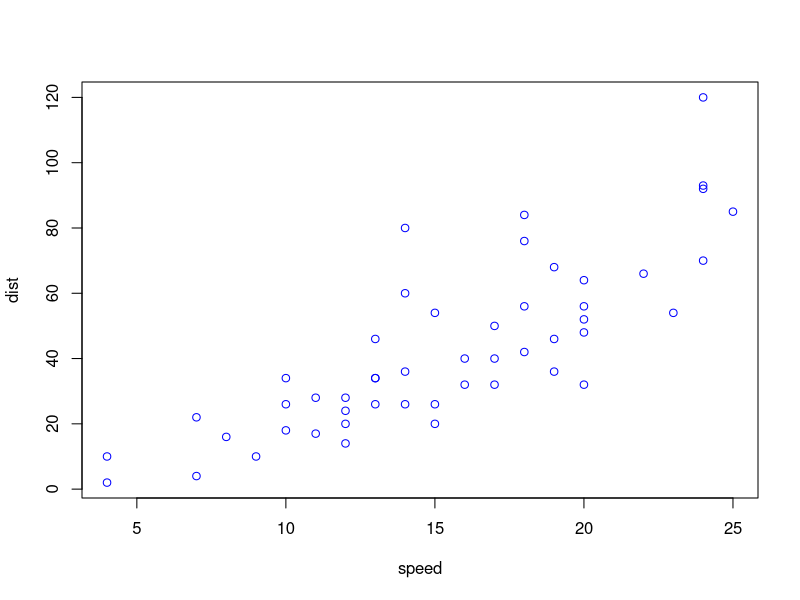

Reproduce this figure in R.
## ---- chunk 1
plot(cars, col = "blue")
summary(cars)
